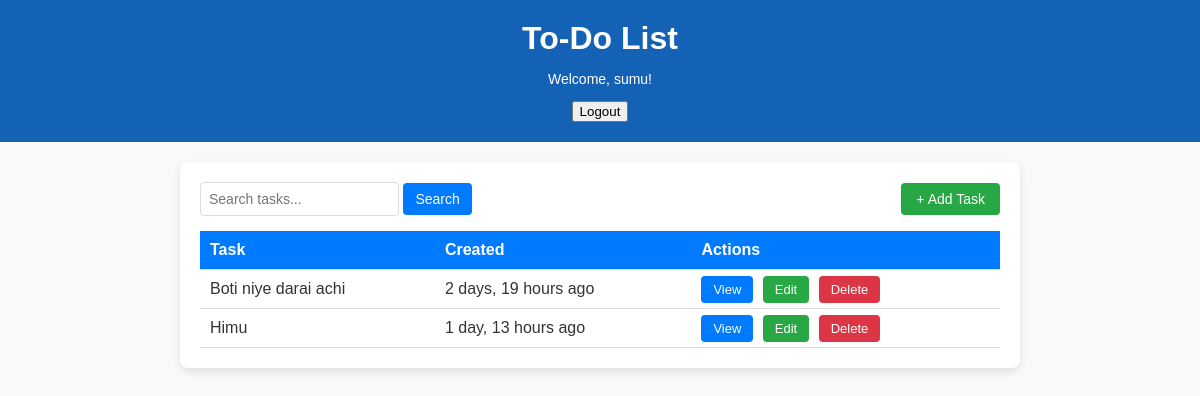
Screenshot of / (signed in) with the database file from the repository.
### base/models.py (models this page shows, shortened)
class Task(models.Model):
    user = models.ForeignKey(User, on_delete=models.CASCADE, null=True, blank=True)
    title = models.CharField(max_length=250)
    description = models.TextField(null=True, blank=True)
    complete =  models.BooleanField(default=False)
    create = models.DateTimeField(auto_now_add=True)
    class Meta:
        ordering = ['-complete']

### base/views.py (the view)
# urls.py: path("", TaskListView.as_view(), name="tasks"),  # Task list (Homepage)
class TaskListView(LoginRequiredMixin, ListView):
    model = Task
    context_object_name = "tasks"
    template_name = "base/TaskListView.html"
    def get_queryset(self):
        return Task.objects.filter(
            user=self.request.user,
            title__icontains=self.request.GET.get("q", "")
        )

### base/templates/base/TaskListView.html (shortened to what this page needs)
<!DOCTYPE html>
<html lang="en">
<head>
</head>
<body>
    <header>
        <h1>To-Do List</h1>
        <div class="auth">
            {% if user.is_authenticated %}
                <p>Welcome, {{ user.username }}!</p>
                <form action="{% url 'logout' %}" method="post">
                    <button type="submit">Logout</button>
                </form>
            {% else %}
                <a href="{% url 'login' %}">Login</a>
            {% endif %}
        </div>
    </header>
    <main>
        <div class="top-section">
            <div class="search-box">
                <form method="GET" action="">
                    <input type="text" name="q" placeholder="Search tasks..." value="{{ search_query }}">
                    <button type="submit">Search</button>
                </form>
            </div>
            <div class="add-task">
                <a href="{% url 'task-create' %}">+ Add Task</a>
            </div>
        </div>
        <table>
            <thead>
                <tr>
                    <th>Task</th>
                    <th>Created</th>
                    <th>Actions</th>
                </tr>
            </thead>
            <tbody>
                {% for task in tasks %}
                <tr>
                    <td>{{ task.title }}</td>
                    <td>{{ task.create|timesince }} ago</td>
                    <td>
                        <a href="{% url 'task' task.id %}" class="btn btn-view">View</a>
                        <a href="{% url 'task-update' task.id %}" class="btn btn-edit">Edit</a>
                        <a href="{% url 'task-delete' task.id %}" class="btn btn-delete">Delete</a>
                    </td>
                </tr>
                {% empty %}
                <tr>
                    <td colspan="3" class="empty-list">No tasks found.</td>
                </tr>
                {% endfor %}
            </tbody>
        </table>
    </main>
</body>
</html>

### base/templates/base/TaskListView.html (style rules this page uses)
body { font-family: Arial, sans-serif; margin: 0; padding: 0; background-color: #f9f9f9; color: #333; }
header { background-color: rgb(20, 98, 182); color: #fff; padding: 20px; text-align: center; }
header h1 { margin: 0; color: white; }
header .auth { margin-top: 10px; font-size: 14px; }
main { max-width: 800px; margin: 20px auto; background-color: #fff; padding: 20px; border-radius: 8px; box-shadow: 0 4px 8px rgba(0, 0, 0, 0.1); }
.top-section { display: flex; justify-content: space-between; align-items: center; flex-wrap: wrap; margin-bottom: 15px; }
.search-box { display: flex; gap: 10px; flex-grow: 1; }
.search-box input { padding: 8px; border: 1px solid #ddd; border-radius: 4px; flex-grow: 1; font-size: 14px; }
.search-box button { padding: 8px 12px; background-color: #007bff; color: white; border: none; border-radius: 4px; cursor: pointer; font-size: 14px; }
.add-task a { text-decoration: none; background-color: #28a745; color: white; padding: 8px 15px; border-radius: 4px; font-size: 14px; }
table { width: 100%; border-collapse: collapse; margin-top: 10px; }
th, td { text-align: left; padding: 10px; border-bottom: 1px solid #ddd; }
th { background-color: #007bff; color: white; }
.btn { padding: 6px 12px; border-radius: 4px; font-size: 13px; text-decoration: none; color: white; margin-right: 5px; }
.btn-view { background-color: #007bff; }
.btn-edit { background-color: #28a745; }
.btn-delete { background-color: #dc3545; }

### rows the page displays
Task: title "Boti niye darai achi", create "2 days, 19 hours"
Task: title "Himu", create "1 day, 13 hours"

### other values shown
{{ user.username }} "sumu"
